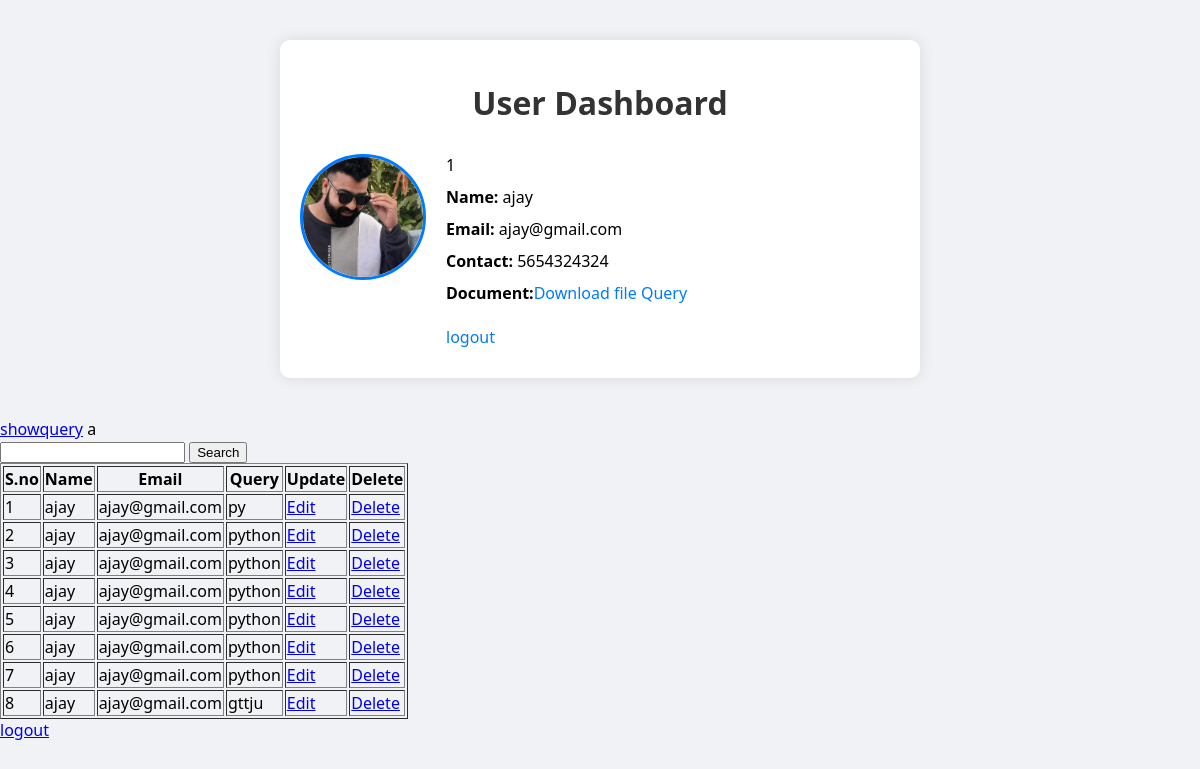
Page /showquery/1/ on the earlier database version.
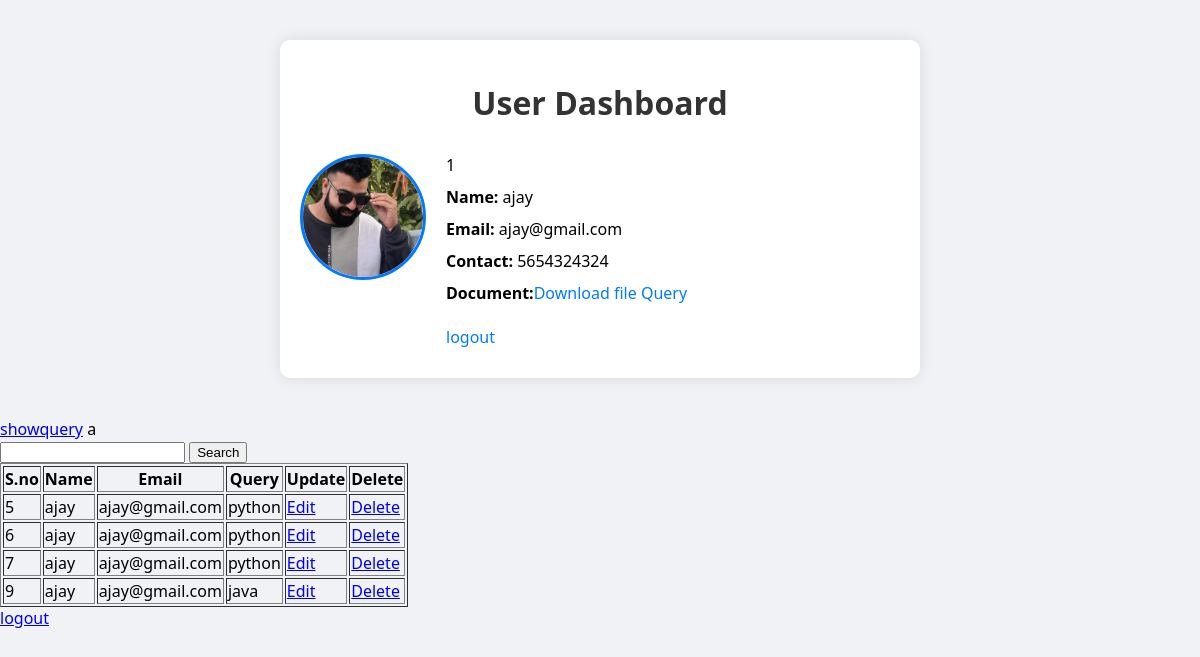
Same page on the later database version.
### app/models.py (models this page shows)
class Student(models.Model):
    stu_name=models.CharField(max_length=70)
    stu_email=models.EmailField()
    stu_contact=models.IntegerField()
    stu_image=models.ImageField(upload_to='image/')
    stu_resume=models.FileField(upload_to='resume/')
    stu_password=models.CharField(max_length=50)
    stu_cpassword=models.CharField(max_length=50)

class Query1(models.Model):
    stu_name=models.CharField(max_length=70)
    stu_email=models.EmailField()
    stu_query=models.EmailField(max_length=70)

### app/views.py (the view)
# urls.py: path('showquery/<int:pk>/',views.showquery,name='showquery'),
def  showquery(request,pk):
    user = Student.objects.get(id=pk)
    e = user.stu_email
    print(e)
    all_query = Query1.objects.filter(stu_email=e)
    data = {'name':user.stu_name,
            'email':user.stu_email,
            'contact':user.stu_contact,
            'password':user.stu_password,
            'image':user.stu_image,
            'id':user.id}
    return render(request,'dasboard.html',{'data':data,'all_query':all_query})

### app/templates/dasboard.html (shortened to what this page needs)
<!DOCTYPE html>
{% load static %}
<html lang="en">
<head>
  <link rel="stylesheet" href="{% static 'style.css' %}" />
</head>
<body>
  {% block content %}
  {% if data %}
  <div class="dashboard">
    <h1>User Dashboard</h1>
    <div class="card">
      <div class="profile">
        <img src="{{data.image.url}}" alt="User Image" width="25% "  />
      </div>
      <div class="details">{{data.id}}
        <p><strong>Name:</strong> {{data.name}}</p>
        <p><strong>Email:</strong> {{data.email}}</p>
        <p><strong>Contact:</strong> {{data.contact}}</p>
        <p><strong>Document:</strong><a href="{{data.document.url}}" download >Download file</a>
        <a href="{% url 'query' pk=data.id %}">Query</a><br><br>
  <a href="{% url 'logout' %}">logout</a>
        </p>
      </div>
    </div>
  </div>
  {% endif %}
        <a href="{% url 'showquery' pk=data.id %}">showquery</a>
  a
  {% if all_query %}
  <form action="{% url 'Search' %}" method="post">
    <input type="search" name="search">
    <button type="submit">Search</button>
  </form>
  <table border="1">
    <tr>
      <th>S.no</th>
      <th>Name</th>
      <th>Email</th>
      <th>Query</th>
      <th>Update</th>
      <th>Delete</th>
    </tr>
    {% for i in all_query %}
    <tr>
      <td>{{i.id}}</td>
      <td>{{i.stu_name}}</td>
      <td>{{i.stu_email}}</td>
      <td>{{i.stu_query}}</td>
      <td><a href="{% url 'edit' pk=data.id pke=i.id %}">Edit</a></td>
      <td><a href="{% url 'delete' pk=data.id pke=i.id %}">Delete</a></td>
      {% endfor %}
</tr>
  </table>
  <a href="{% url 'logout' %}">logout</a>
  {% endif %}
  {% endblock %}
</body>
</html>

### app/static/style.css (style rules this page uses)
body { margin: 0; padding: 0; font-family: 'Segoe UI', Tahoma, Geneva, Verdana, sans-serif; background-color: #f0f2f5; }
.dashboard { max-width: 600px; margin: 40px auto; padding: 20px; background-color: white; box-shadow: 0 0 15px rgba(0,0,0,0.1); border-radius: 10px; }
.dashboard h1 { text-align: center; color: #333; margin-bottom: 30px; }
.card { display: flex; align-items: flex-start; gap: 20px; }
.profile img { width: 120px; height: 120px; object-fit: cover; border-radius: 50%; border: 3px solid #007bff; }
.details { flex: 1; }
.details p { margin: 10px 0; font-size: 16px; }
.details a { color: #007bff; text-decoration: none; }

Differences in the rows shown:
removed Query1: id "1", stu_name "ajay", stu_email "ajay@gmail.com", stu_query "py"
removed Query1: id "2", stu_name "ajay", stu_email "ajay@gmail.com", stu_query "python"
removed Query1: id "3", stu_name "ajay", stu_email "ajay@gmail.com", stu_query "python"
removed Query1: id "4", stu_name "ajay", stu_email "ajay@gmail.com", stu_query "python"
removed Query1: id "8", stu_name "ajay", stu_email "ajay@gmail.com", stu_query "gttju"
added Query1: id "9", stu_name "ajay", stu_email "ajay@gmail.com", stu_query "java"
